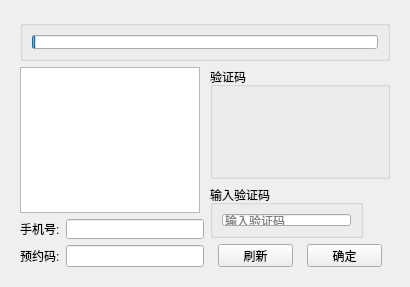
<?xml version="1.0" encoding="UTF-8"?>
<ui version="4.0">
 <class>Form</class>
 <widget class="QWidget" name="Form">
  <property name="geometry">
   <rect>
    <x>0</x>
    <y>0</y>
    <width>410</width>
    <height>287</height>
   </rect>
  </property>
  <property name="windowTitle">
   <string>Form</string>
  </property>
  <layout class="QVBoxLayout" name="verticalLayout_6">
   <item>
    <widget class="QStackedWidget" name="stackedWidget">
     <property name="maximumSize">
      <size>
       <width>411</width>
       <height>271</height>
      </size>
     </property>
     <property name="currentIndex">
      <number>0</number>
     </property>
     <widget class="QWidget" name="page">
      <layout class="QHBoxLayout" name="horizontalLayout_8">
       <item>
        <layout class="QVBoxLayout" name="verticalLayout_4">
         <item>
          <widget class="QGroupBox" name="groupBox_6">
           <property name="maximumSize">
            <size>
             <width>16777215</width>
             <height>41</height>
            </size>
           </property>
           <property name="title">
            <string/>
           </property>
           <layout class="QVBoxLayout" name="verticalLayout_8">
            <item>
             <widget class="QProgressBar" name="progressBar">
              <property name="layoutDirection">
               <enum>Qt::LeftToRight</enum>
              </property>
              <property name="autoFillBackground">
               <bool>true</bool>
              </property>
              <property name="inputMethodHints">
               <set>Qt::ImhNone</set>
              </property>
              <property name="value">
               <number>1</number>
              </property>
              <property name="textVisible">
               <bool>false</bool>
              </property>
              <property name="textDirection">
               <enum>QProgressBar::TopToBottom</enum>
              </property>
             </widget>
            </item>
           </layout>
          </widget>
         </item>
         <item>
          <layout class="QHBoxLayout" name="horizontalLayout_6">
           <item>
            <layout class="QVBoxLayout" name="verticalLayout_2">
             <item>
              <widget class="QPlainTextEdit" name="pTSmsChallengeTip">
               <property name="minimumSize">
                <size>
                 <width>180</width>
                 <height>90</height>
                </size>
               </property>
               <property name="maximumSize">
                <size>
                 <width>180</width>
                 <height>159</height>
                </size>
               </property>
              </widget>
             </item>
             <item>
              <layout class="QHBoxLayout" name="horizontalLayout">
               <item>
                <widget class="QLabel" name="label_6">
                 <property name="maximumSize">
                  <size>
                   <width>44</width>
                   <height>20</height>
                  </size>
                 </property>
                 <property name="text">
                  <string>手机号:</string>
                 </property>
                </widget>
               </item>
               <item>
                <widget class="QLineEdit" name="lEPhoneNumber">
                 <property name="enabled">
                  <bool>true</bool>
                 </property>
                 <property name="maximumSize">
                  <size>
                   <width>16777215</width>
                   <height>20</height>
                  </size>
                 </property>
                </widget>
               </item>
              </layout>
             </item>
             <item>
              <layout class="QHBoxLayout" name="horizontalLayout_5">
               <item>
                <widget class="QLabel" name="label_7">
                 <property name="maximumSize">
                  <size>
                   <width>44</width>
                   <height>20</height>
                  </size>
                 </property>
                 <property name="text">
                  <string>预约码:</string>
                 </property>
                </widget>
               </item>
               <item>
                <widget class="QLineEdit" name="lESmsCode">
                 <property name="enabled">
                  <bool>true</bool>
                 </property>
                </widget>
               </item>
              </layout>
             </item>
            </layout>
           </item>
           <item>
            <layout class="QVBoxLayout" name="verticalLayout_3">
             <item>
              <widget class="QGroupBox" name="groupBox_15">
               <property name="minimumSize">
                <size>
                 <width>180</width>
                 <height>80</height>
                </size>
               </property>
               <property name="title">
                <string>验证码</string>
               </property>
               <layout class="QVBoxLayout" name="verticalLayout">
                <item>
                 <widget class="QLabel" name="lbVerifyCodePic">
                  <property name="minimumSize">
                   <size>
                    <width>160</width>
                    <height>70</height>
                   </size>
                  </property>
                  <property name="text">
                   <string/>
                  </property>
                 </widget>
                </item>
               </layout>
              </widget>
             </item>
             <item>
              <widget class="QGroupBox" name="groupBox_16">
               <property name="maximumSize">
                <size>
                 <width>153</width>
                 <height>53</height>
                </size>
               </property>
               <property name="title">
                <string>输入验证码</string>
               </property>
               <layout class="QHBoxLayout" name="horizontalLayout_4">
                <item>
                 <widget class="QLineEdit" name="lECaptchaAnswer">
                  <property name="maximumSize">
                   <size>
                    <width>16777215</width>
                    <height>24</height>
                   </size>
                  </property>
                  <property name="placeholderText">
                   <string>输入验证码</string>
                  </property>
                 </widget>
                </item>
               </layout>
              </widget>
             </item>
             <item>
              <layout class="QHBoxLayout" name="horizontalLayout_3">
               <item>
                <widget class="QPushButton" name="pBRefresh">
                 <property name="maximumSize">
                  <size>
                   <width>75</width>
                   <height>23</height>
                  </size>
                 </property>
                 <property name="text">
                  <string>刷新</string>
                 </property>
                </widget>
               </item>
               <item>
                <widget class="QPushButton" name="pBSubmit">
                 <property name="maximumSize">
                  <size>
                   <width>75</width>
                   <height>23</height>
                  </size>
                 </property>
                 <property name="text">
                  <string>确定</string>
                 </property>
                </widget>
               </item>
              </layout>
             </item>
            </layout>
           </item>
          </layout>
         </item>
        </layout>
       </item>
      </layout>
     </widget>
     <widget class="QWidget" name="page_2">
      <layout class="QVBoxLayout" name="verticalLayout_7">
       <item>
        <layout class="QVBoxLayout" name="verticalLayout_5">
         <item>
          <widget class="QTableWidget" name="tableWidget"/>
         </item>
         <item>
          <layout class="QHBoxLayout" name="horizontalLayout_2">
           <item>
            <spacer name="horizontalSpacer_2">
             <property name="orientation">
              <enum>Qt::Horizontal</enum>
             </property>
             <property name="sizeHint" stdset="0">
              <size>
               <width>40</width>
               <height>20</height>
              </size>
             </property>
            </spacer>
           </item>
           <item>
            <widget class="QPushButton" name="pBOk">
             <property name="text">
              <string>确定</string>
             </property>
            </widget>
           </item>
           <item>
            <widget class="QPushButton" name="pBCancel">
             <property name="text">
              <string>取消</string>
             </property>
            </widget>
           </item>
          </layout>
         </item>
        </layout>
       </item>
      </layout>
     </widget>
    </widget>
   </item>
  </layout>
 </widget>
 <resources/>
 <connections>
  <connection>
   <sender>pBSubmit</sender>
   <signal>clicked()</signal>
   <receiver>Form</receiver>
   <slot>submit()</slot>
   <hints>
    <hint type="sourcelabel">
     <x>433</x>
     <y>308</y>
    </hint>
    <hint type="destinationlabel">
     <x>255</x>
     <y>195</y>
    </hint>
   </hints>
  </connection>
  <connection>
   <sender>pBRefresh</sender>
   <signal>clicked()</signal>
   <receiver>Form</receiver>
   <slot>refresh()</slot>
   <hints>
    <hint type="sourcelabel">
     <x>352</x>
     <y>308</y>
    </hint>
    <hint type="destinationlabel">
     <x>255</x>
     <y>195</y>
    </hint>
   </hints>
  </connection>
  <connection>
   <sender>tableWidget</sender>
   <signal>cellClicked(int,int)</signal>
   <receiver>Form</receiver>
   <slot>cellClicked()</slot>
   <hints>
    <hint type="sourcelabel">
     <x>255</x>
     <y>195</y>
    </hint>
    <hint type="destinationlabel">
     <x>255</x>
     <y>195</y>
    </hint>
   </hints>
  </connection>
  <connection>
   <sender>tableWidget</sender>
   <signal>cellDoubleClicked(int,int)</signal>
   <receiver>Form</receiver>
   <slot>cellDoubleClicked()</slot>
   <hints>
    <hint type="sourcelabel">
     <x>265</x>
     <y>173</y>
    </hint>
    <hint type="destinationlabel">
     <x>265</x>
     <y>189</y>
    </hint>
   </hints>
  </connection>
  <connection>
   <sender>pBOk</sender>
   <signal>clicked()</signal>
   <receiver>Form</receiver>
   <slot>accept()</slot>
   <hints>
    <hint type="sourcelabel">
     <x>392</x>
     <y>347</y>
    </hint>
    <hint type="destinationlabel">
     <x>265</x>
     <y>189</y>
    </hint>
   </hints>
  </connection>
  <connection>
   <sender>pBCancel</sender>
   <signal>clicked()</signal>
   <receiver>Form</receiver>
   <slot>rejected()</slot>
   <hints>
    <hint type="sourcelabel">
     <x>473</x>
     <y>347</y>
    </hint>
    <hint type="destinationlabel">
     <x>265</x>
     <y>189</y>
    </hint>
   </hints>
  </connection>
 </connections>
 <slots>
  <slot>refresh()</slot>
  <slot>submit()</slot>
  <slot>cellClicked()</slot>
  <slot>cellDoubleClicked()</slot>
  <slot>accept()</slot>
  <slot>rejected()</slot>
 </slots>
</ui>
